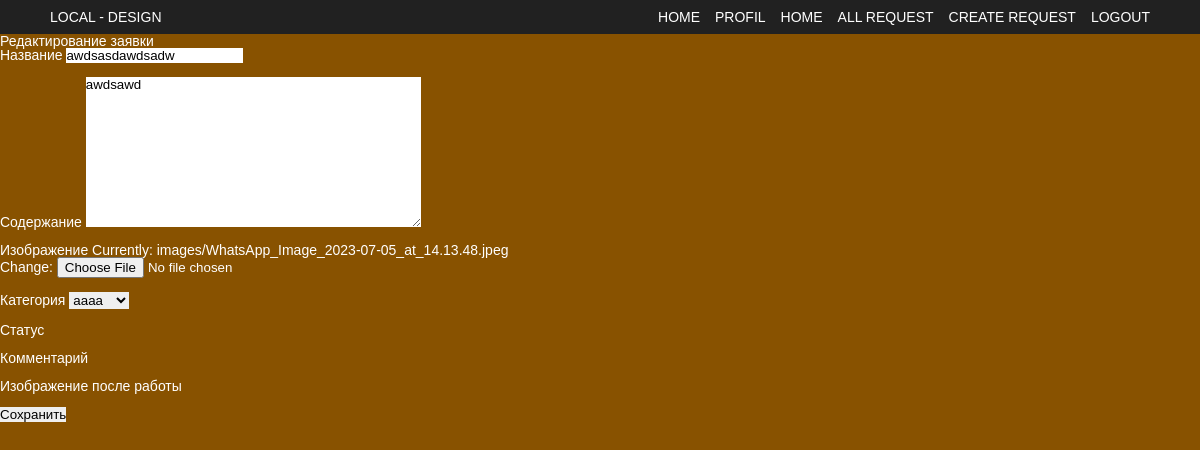
Screenshot of /request/2/edit/ (signed in) with the database file from the repository.
### core/models.py (models this page shows, shortened)
class CatalogRequest(models.Model):
    STATUS_CHOICES = [
        ('new', 'Новая'),
        ('in_progress', 'Принято в работу'),
        ('completed', 'Выполнено'),
    ]
    title = models.CharField(max_length=100)
    content = models.TextField()
    created_at = models.DateTimeField(auto_now_add=True)
    updated_at = models.DateTimeField(auto_now=True)
    user = models.ForeignKey(User, on_delete=models.CASCADE)
    image = models.ImageField(upload_to='images')
    category = models.ForeignKey(Category, on_delete=models.CASCADE)
    status = models.CharField(max_length=20, choices=STATUS_CHOICES, default='new')
    comment = models.TextField(null=True, blank=True)
    image_after = models.ImageField(upload_to='images', null=True, blank=True)

### core/views.py (the view, shortened to what this page needs)
# urls.py: path('request/<int:pk>/edit/', catalog_request_edit, name='catalog_request_edit'),
@login_required
def catalog_request_edit(request, pk):
    catalog_request = get_object_or_404(CatalogRequest, pk=pk)
    if request.method == 'POST':
        form = CatalogRequestForm(
            request.POST, request.FILES, instance=catalog_request)
        if form.is_valid():
            catalog_request = form.save(commit=False)
            if catalog_request.status == 'in_progress' and not catalog_request.comment:
                form.add_error(
                    'comment', 'При изменении статуса на "Принято в работу" необходимо указать комментарий.')
            elif catalog_request.status == 'completed' and not catalog_request.image_after:
                form.add_error(
                    'image_after', 'При изменении статуса на "Выполнено" необходимо прикрепить изображение.')
            else:
                catalog_request.save()
                return redirect('catalog_request_detail', pk=catalog_request.pk)
    else:
        if not request.user.is_superuser:
            form = CatalogRequestForm(instance=catalog_request, initial={
                                      'status': catalog_request.status})
            form.fields['status'].widget = forms.HiddenInput()
            form.fields['image_after'].widget = forms.HiddenInput()
            form.fields['comment'].widget = forms.HiddenInput()
    return render(request, 'catalog/catalog_request_form.html', {'form': form, "action": "edit"})

### core/forms.py
class CatalogRequestForm(forms.ModelForm):
    class Meta:
        model = CatalogRequest
        exclude = ['user']
        fields = ['title', 'content', 'image', 'category', 'status', 'comment', 'image_after']
        labels = {
            "status": "Статус",
            "title": "Название",
            "content": "Содержание",
            "image": "Изображение",
            "category": "Категория",
            "comment": "Комментарий",
            "image_after": "Изображение после работы"
        }
        widgets = {
            "category": forms.Select(attrs={'class': "form-control"}),
            "comment": forms.Textarea(attrs={'class': "form-control"}),
            "status": forms.Select(attrs={'class': "form-control"}),
        }

### core/models.py (called while the page is built)
    def __str__(self):
        return self.title

### core/templates/catalog/catalog_request_form.html (shortened to what this page needs)
{% extends 'base.html' %}
{% block content %}
<div class="content-section">
	<form method="POST" enctype="multipart/form-data">
		<fieldset class="form-group">
			<legend class="border-bottom mb-4">
				{% if action == "edit" %}Редактирование заявки{% else %}Создание заявки{% endif %}
			</legend>
			<div class="catalog__wrap">
                {% for field in form %}
                <div class="catalog__item">
                    {{field.label}}
                    {{field}}
                </div>
                <br>
                {% endfor %}
            </div>
		</fieldset>
		<div class="form-group">
			<button class="btn btn-outline-info" type="submit">
				{% if action == "edit" %}
				Сохранить
				{% else %}
				Создать
				{%endif %}
			</button>
		</div>
	</form>
</div>
{% endblock %}

### core/static/main.css (style rules this page uses)
* { padding: 0;margin: 0;border: 0; }
*,*:before,*:after { -moz-box-sizing: border-box;-webkit-box-sizing: border-box;box-sizing: border-box; }
html,body { height:100%;width:100%;font-size:100%;line-height:1;font-size:14px;-ms-text-size-adjust:100%;-moz-text-size-adjust:100%;-webkit-text-size-adjust:100%; }
input,button,textarea { font-family:inherit; }
button { cursor: pointer; }
a,a:visited { text-decoration: none; }
body { background: #885200; font-size: 14px; color: #fff; font-family: Arial, Helvetica, sans-serif; }
a { color: #fff; }

### rows the page displays
CatalogRequest: form "awdsasdawdsadw" "awdsawd" "aaaa"

### other values shown
{{ field.label }} "Название" "Содержание" "Изображение" "Категория" "Статус" "Комментарий" "Изображение после работы"
